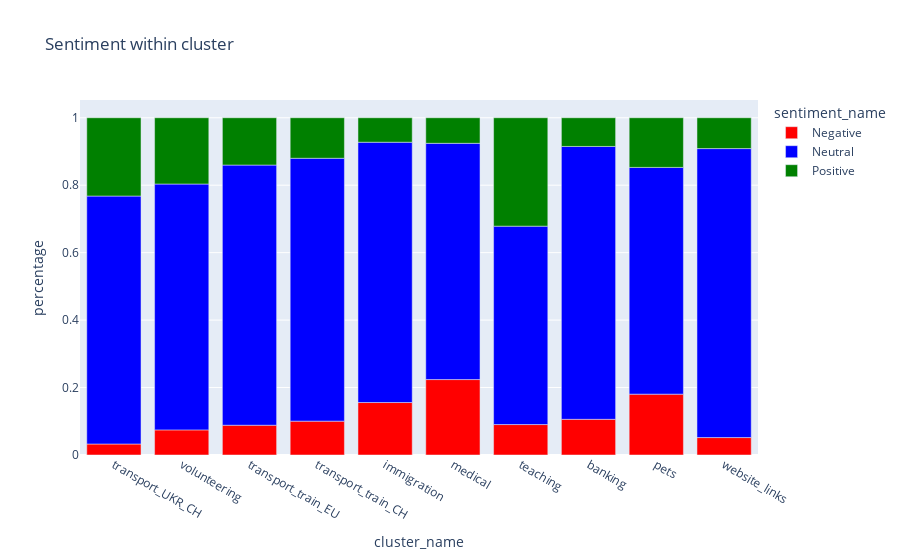

The code cell stored with this chart in its notebook:
### Code cell
import plotly.express as px

long_df = px.data.medals_long()

fig = px.bar(df_test, x="cluster_name", y='percentage', color="sentiment_name", title="Sentiment within cluster", color_discrete_map={'Negative':'red', 'Neutral':'blue', 'Positive':'green'})
fig.show()

### Figure 1 — Plotly figure (JSON) as saved in the notebook; plotly's stock layout.template omitted (floating-point values rounded to 4 significant figures)
{"data": [{"alignmentgroup": "True", "hovertemplate": "sentiment_name=Negative<br>cluster_name=%{x}<br>percentage=%{y}<extra></extra>", "legendgroup": "Negative", "marker": {"color": "red", "pattern": {"shape": ""}}, "name": "Negative", "offsetgroup": "Negative", "orientation": "v", "showlegend": true, "textposition": "auto", "type": "bar", "x": ["transport_UKR_CH", "volunteering", "transport_train_EU", "transport_train_CH", "immigration", "medical", "teaching", "banking", "pets", "website_links"], "xaxis": "x", "y": [0.0326, 0.07446, 0.08828, 0.1004, 0.1556, 0.2237, 0.09029, 0.1058, 0.1804, 0.05169], "yaxis": "y"}, {"alignmentgroup": "True", "hovertemplate": "sentiment_name=Neutral<br>cluster_name=%{x}<br>percentage=%{y}<extra></extra>", "legendgroup": "Neutral", "marker": {"color": "blue", "pattern": {"shape": ""}}, "name": "Neutral", "offsetgroup": "Neutral", "orientation": "v", "showlegend": true, "textposition": "auto", "type": "bar", "x": ["medical", "banking", "transport_train_CH", "transport_train_EU", "pets", "teaching", "volunteering", "transport_UKR_CH", "immigration", "website_links"], "xaxis": "x", "y": [0.7006, 0.8091, 0.7795, 0.7714, 0.6724, 0.5882, 0.729, 0.7352, 0.7718, 0.8569], "yaxis": "y"}, {"alignmentgroup": "True", "hovertemplate": "sentiment_name=Positive<br>cluster_name=%{x}<br>percentage=%{y}<extra></extra>", "legendgroup": "Positive", "marker": {"color": "green", "pattern": {"shape": ""}}, "name": "Positive", "offsetgroup": "Positive", "orientation": "v", "showlegend": true, "textposition": "auto", "type": "bar", "x": ["teaching", "immigration", "website_links", "transport_train_EU", "banking", "pets", "medical", "transport_UKR_CH", "transport_train_CH", "volunteering"], "xaxis": "x", "y": [0.3215, 0.07257, 0.09145, 0.1403, 0.08509, 0.1472, 0.07575, 0.2322, 0.1201, 0.1965], "yaxis": "y"}], "layout": {"barmode": "relative", "legend": {"title": {"text": "sentiment_name"}, "tracegroupgap": 0}, "title": {"text": "Sentiment within cluster"}, "xaxis": {"anchor": "y", "domain": [0, 1], "title": {"text": "cluster_name"}}, "yaxis": {"anchor": "x", "domain": [0, 1], "title": {"text": "percentage"}}}}
